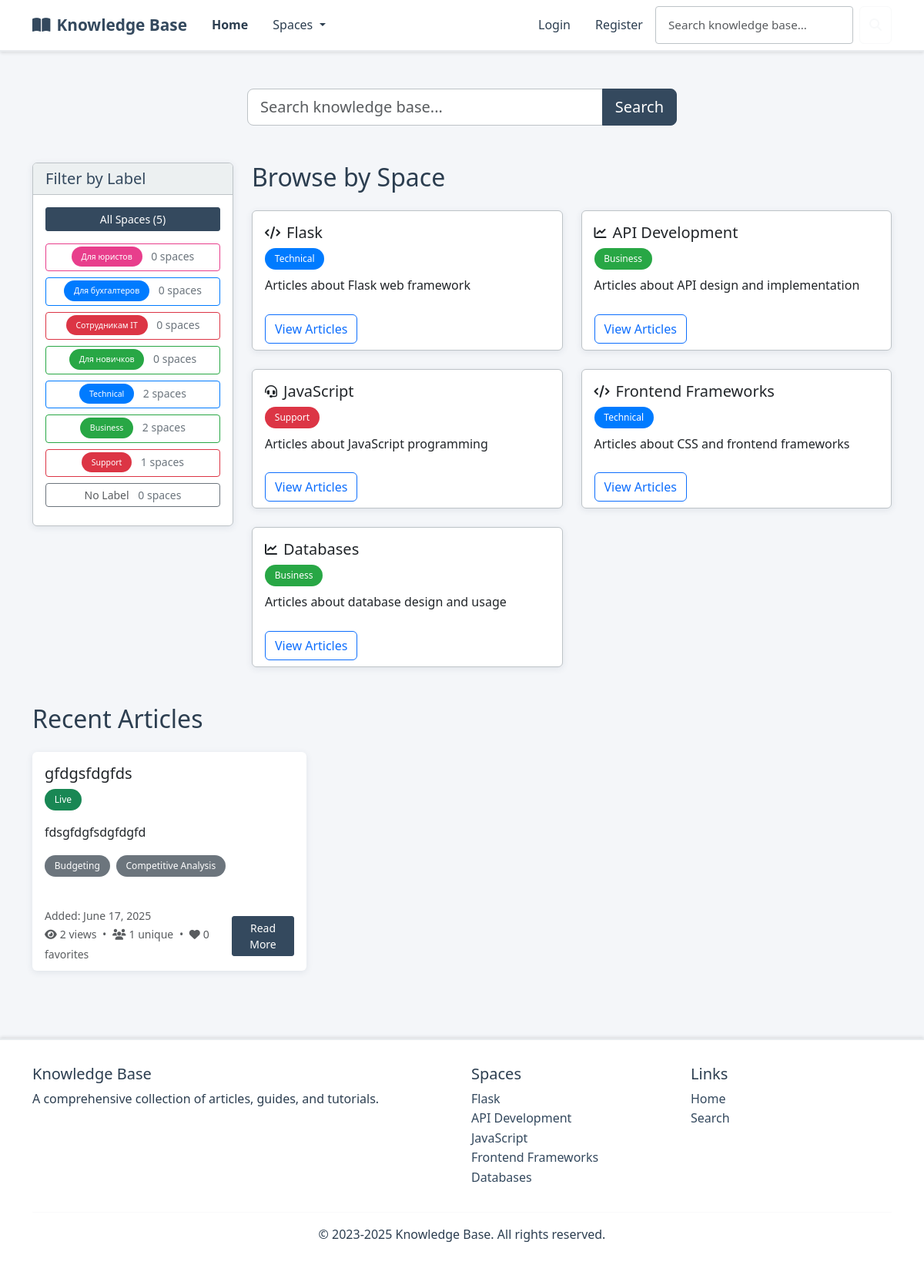
The page / on the database its author committed.
### kb/models.py (models this page shows, shortened)
class Label(models.Model):
    COLOR_CHOICES = [
        ('#007bff', 'Blue'),
        ('#28a745', 'Green'),
        ('#dc3545', 'Red'),
        ('#ffc107', 'Yellow'),
        ('#6f42c1', 'Purple'),
        ('#fd7e14', 'Orange'),
        ('#20c997', 'Teal'),
        ('#e83e8c', 'Pink'),
        ('#6c757d', 'Gray'),
        ('#17a2b8', 'Cyan'),
    ]
    name = models.CharField(max_length=50)
    color = models.CharField(max_length=7, choices=COLOR_CHOICES, default='#007bff')
    class Meta:
        verbose_name_plural = "Labels"

class Space(models.Model):
    ICON_CHOICES = [
        ('fas fa-folder', 'Folder'),
        ('fas fa-book', 'Book'),
        ('fas fa-lightbulb', 'Lightbulb'),
        ('fas fa-cog', 'Settings'),
        ('fas fa-rocket', 'Rocket'),
        ('fas fa-star', 'Star'),
        ('fas fa-heart', 'Heart'),
        ('fas fa-trophy', 'Trophy'),
        ('fas fa-graduation-cap', 'Education'),
        ('fas fa-code', 'Code'),
        ('fas fa-database', 'Database'),
        ('fas fa-shield-alt', 'Security'),
        ('fas fa-users', 'Team'),
        ('fas fa-chart-line', 'Analytics'),
        ('fas fa-puzzle-piece', 'Puzzle'),
        ('fas fa-tools', 'Tools'),
        ('fas fa-globe', 'Global'),
        ('fas fa-mobile-alt', 'Mobile'),
        ('fas fa-cloud', 'Cloud'),
        ('fas fa-fire', 'Fire'),
    ]
    name = models.CharField(max_length=100)
    description = models.TextField()
    label = models.ForeignKey(Label, on_delete=models.SET_NULL, null=True, blank=True, related_name='spaces')
    icon = models.CharField(max_length=50, choices=ICON_CHOICES, default='fas fa-folder')
    class Meta:
        verbose_name_plural = "Spaces"

class Article(models.Model):
    STATUS_CHOICES = [
        ('draft', 'Draft'),
        ('live', 'Live'),
        ('archive', 'Archive'),
    ]
    title = models.CharField(max_length=200)
    summary = models.TextField()
    space = models.ForeignKey(Space, on_delete=models.CASCADE, related_name='articles')
    author = models.ForeignKey(User, on_delete=models.CASCADE, related_name='articles', null=True, blank=True)
    status = models.CharField(max_length=10, choices=STATUS_CHOICES, default='draft')
    tags = models.ManyToManyField(Tag, blank=True, related_name='articles')
    legacy_tags = models.JSONField(default=list, help_text="Legacy tags for backward compatibility")
    created_at = models.DateField(default=timezone.now)
    updated_at = models.DateField(default=timezone.now)
    def get_favorites_count(self):
        return self.favorites.count()
    def get_view_count(self):
        return self.views.count()
    def get_unique_view_count(self):
        user_views = self.views.filter(user__isnull=False).values('user').distinct().count()
        anonymous_views = self.views.filter(user__isnull=True).values('ip_address').distinct().count()
        return user_views + anonymous_views

class Tag(models.Model):
    name = models.CharField(max_length=50)
    description = models.TextField(blank=True)
    category = models.ForeignKey(TagCategory, on_delete=models.CASCADE, related_name='tags')
    color = models.CharField(max_length=7, choices=Label.COLOR_CHOICES, default='#e9ecef')
    usage_count = models.PositiveIntegerField(default=0, help_text="Number of articles using this tag")
    created_at = models.DateTimeField(auto_now_add=True)
    updated_at = models.DateTimeField(auto_now=True)
    class Meta:
        ordering = ['category__group__name', 'category__name', 'name']
        unique_together = ['name', 'category']
        verbose_name = "Tag"
        verbose_name_plural = "Tags"

### kb/views.py (the view)
# urls.py: path('', views.index, name='index'),
def index(request):
    spaces = Space.objects.select_related('label').all()
    labels = Label.objects.all()
    if request.user.is_authenticated:
        latest_articles = Article.objects.filter(
            Q(status='live') |
            Q(status='draft', author=request.user)
        ).order_by('-created_at')[:5]
    else:
        latest_articles = Article.objects.filter(status='live').order_by('-created_at')[:5]
    for article in latest_articles:
        article.view_count = article.get_view_count()
        article.unique_view_count = article.get_unique_view_count()
        article.favorites_count = article.get_favorites_count()
        if request.user.is_authenticated:
            article.is_read = article.is_read_by_user(request.user)
            article.is_favorited = article.is_favorited_by_user(request.user)
            article.is_read_later = article.is_read_later_by_user(request.user)
    context = {
        'spaces': spaces,
        'labels': labels,
        'recent_articles': latest_articles,
        'title': 'Knowledge Base Home'
    }
    return render(request, 'index.html', context)

### templates/index.html (shortened to what this page needs)
{% extends 'layout.html' %}
{% block content %}
<div class="row mb-5">
    <div class="col-12">
        <div class="mt-4">
            <form action="{% url 'search' %}" method="get" class="d-flex justify-content-center">
                <div class="col-md-6">
                    <div class="input-group input-group-lg">
                        <input class="form-control" type="search" placeholder="Search knowledge base..." aria-label="Search" name="q">
                        <button class="btn btn-primary" type="submit">Search</button>
                    </div>
                </div>
            </form>
        </div>
    </div>
</div>
<div class="row">
    <div class="col-md-3">
        <div class="card mb-4">
            <div class="card-header">
                <h5 class="mb-0">Filter by Label</h5>
            </div>
            <div class="card-body">
                <div class="mb-3">
                    <button type="button" class="btn btn-outline-secondary btn-sm w-100 label-filter" data-label="all">
                    </button>
                </div>
                {% for label in labels %}
                <div class="mb-2">
                    <button type="button" class="btn btn-outline-secondary btn-sm w-100 label-filter"
                            data-label="{{ label.id }}"
                            style="border-color: {{ label.color }};">
                        <span class="badge me-2" style="background-color: {{ label.color }}; color: white;">{{ label.name }}</span>
                        <span class="label-count" data-label-id="{{ label.id }}">0</span> spaces
                    </button>
                </div>
                {% endfor %}
                <div class="mb-2">
                    <button type="button" class="btn btn-outline-secondary btn-sm w-100 label-filter" data-label="none">
                        <span class="text-muted me-2">No Label</span>
                        <span class="label-count" data-label-id="none">0</span> spaces
                    </button>
                </div>
            </div>
        </div>
    </div>
    <div class="col-md-9">
        <section class="mb-5">
            <h2 class="mb-4">Browse by Space</h2>
            <div class="row row-cols-1 row-cols-md-2 g-4" id="spaces-container">
                {% for space in spaces %}
                <div class="col space-item" data-label-id="{% if space.label %}{{ space.label.id }}{% else %}none{% endif %}">
                    <div class="card space-card h-100">
                        <div class="card-body">
                            <div class="d-flex align-items-center mb-2">
                                {% if space.icon %}
                                <i class="{{ space.icon }} me-2"></i>
                                {% endif %}
                                <h5 class="card-title mb-0">{{ space.name }}</h5>
                            </div>
                            {% if space.label %}
                            <span class="badge mb-2" style="background-color: {{ space.label.color }}; color: white;">{{ space.label.name }}</span>
                            {% endif %}
                            <p class="card-text">{{ space.description }}</p>
                        </div>
                        <div class="card-footer bg-transparent border-0">
                            <a href="{% url 'space_detail' space_id=space.id %}" class="btn btn-outline-primary">View Articles</a>
                        </div>
                    </div>
                </div>
                {% endfor %}
            </div>
        </section>
    </div>
</div>
<section>
    <h2 class="mb-4">Recent Articles</h2>
    <div class="row row-cols-1 row-cols-md-3 g-4">
        {% for article in recent_articles %}
        <div class="col">
            <div class="card article-card h-100">
                <div class="card-body">
                    <div class="d-flex justify-content-between align-items-start mb-2">
                        <div>
                            <h5 class="card-title">{{ article.title }}</h5>
                            <div class="mb-2">
                                {% if article.status == 'draft' %}
                                <span class="badge bg-warning text-dark me-1">Draft</span>
                                {% elif article.status == 'live' %}
                                <span class="badge bg-success me-1">Live</span>
                                {% elif article.status == 'archive' %}
                                <span class="badge bg-secondary me-1">Archive</span>
                                {% endif %}
                            </div>
                        </div>
                    </div>
                    <p class="card-text">{{ article.summary }}</p>
                    <div class="mb-3">
                        {% for tag in article.tags.all %}
                        <span class="badge bg-secondary me-1">{{ tag.name }}</span>
                        {% endfor %}
                    </div>
                </div>
                <div class="card-footer bg-transparent border-0">
                    <div class="d-flex justify-content-between align-items-center">
                        <div>
                            <small class="text-muted d-block">Added: {{ article.created_at }}</small>
                            <small class="text-muted">
                                <i class="fas fa-eye me-1"></i>{{ article.view_count }} views
                                <span class="mx-1">•</span>
                                <i class="fas fa-users me-1"></i>{{ article.unique_view_count }} unique
                                <span class="mx-1">•</span>
                                <i class="fas fa-heart me-1"></i>{{ article.favorites_count }} favorites
                            </small>
                        </div>
                        <a href="{% url 'article_detail' article_id=article.id %}" class="btn btn-sm btn-primary">Read More</a>
                    </div>
                </div>
            </div>
        </div>
        {% endfor %}
    </div>
</section>
{% endblock %}

### templates/layout.html (shortened to what this page needs)
{% load static %}
<!DOCTYPE html>
<html lang="en">
<head>
    <link href="https://cdn.jsdelivr.net/npm/bootstrap@5.3.0/dist/css/bootstrap.min.css" rel="stylesheet">
    <link rel="stylesheet" href="https://cdnjs.cloudflare.com/ajax/libs/font-awesome/6.4.0/css/all.min.css">
    <link rel="stylesheet" href="https://cdnjs.cloudflare.com/ajax/libs/highlight.js/11.7.0/styles/github-dark.min.css">
    <link rel="stylesheet" href="{% static 'css/custom.css' %}">
</head>
<body>
    <nav class="navbar navbar-expand-lg" style="background-color: #ffffff; border-bottom: 2px solid #e9ecef; box-shadow: 0 2px 4px rgba(0,0,0,0.1);">
        <div class="container">
            <a class="navbar-brand" href="{% url 'index' %}">
                <i class="fas fa-book-open me-2"></i>Knowledge Base
            </a>
            <div class="collapse navbar-collapse" id="navbarMain">
                <ul class="navbar-nav me-auto">
                    <li class="nav-item">
                        <a class="nav-link {% if request.path == '/' %}active{% endif %}" href="{% url 'index' %}">Home</a>
                    </li>
                    <li class="nav-item dropdown">
                        <a class="nav-link dropdown-toggle" href="#" id="spacesDropdown" role="button" data-bs-toggle="dropdown" aria-expanded="false">
                            Spaces
                        </a>
                    </li>
                </ul>
                <ul class="navbar-nav ms-auto">
                    {% if user.is_authenticated %}
                    <li class="nav-item dropdown">
                        <a class="nav-link dropdown-toggle" href="#" id="userDropdown" role="button" data-bs-toggle="dropdown" aria-expanded="false">
                            <i class="fas fa-user me-1"></i>{{ user.username }}
                        </a>
                        <ul class="dropdown-menu dropdown-menu-end" aria-labelledby="userDropdown">
                            <li><a class="dropdown-item" href="{% url 'logout' %}">Logout</a></li>
                        </ul>
                    </li>
                    {% else %}
                    <li class="nav-item">
                        <a class="nav-link {% if request.path == '/login/' %}active{% endif %}" href="{% url 'login' %}">Login</a>
                    </li>
                    <li class="nav-item">
                        <a class="nav-link {% if request.path == '/register/' %}active{% endif %}" href="{% url 'register' %}">Register</a>
                    </li>
                    {% endif %}
                </ul>
                <div class="d-flex position-relative">
                    <form id="searchForm" class="d-flex" action="{% url 'search' %}" method="get">
                        <input id="searchInput" class="form-control me-2" type="search" placeholder="Search knowledge base..." aria-label="Search" name="q">
                        <button class="btn btn-outline-light" type="submit">
                            <i class="fas fa-search"></i>
                        </button>
                    </form>
                </div>
            </div>
        </div>
    </nav>
    <main class="container py-4">
        {% block content %}{% endblock %}
    </main>
    <footer class="footer">
        <div class="container">
            <div class="row">
                <div class="col-md-6">
                    <h5>Knowledge Base</h5>
                    <p>A comprehensive collection of articles, guides, and tutorials.</p>
                </div>
                <div class="col-md-3">
                    <h5>Spaces</h5>
                    <ul class="list-unstyled">
                        {% for space in spaces %}
                        <li><a href="{% url 'space_detail' space_id=space.id %}" class="text-decoration-none" style="color: var(--primary-corporate);">{{ space.name }}</a></li>
                        {% endfor %}
                    </ul>
                </div>
                <div class="col-md-3">
                    <h5>Links</h5>
                    <ul class="list-unstyled">
                        <li><a href="{% url 'index' %}" class="text-decoration-none" style="color: var(--primary-corporate);">Home</a></li>
                        <li><a href="{% url 'search' %}" class="text-decoration-none" style="color: var(--primary-corporate);">Search</a></li>
                    </ul>
                </div>
            </div>
            <hr style="border-color: #e9ecef;">
            <div class="text-center">
                <p>&copy; 2023-2025 Knowledge Base. All rights reserved.</p>
            </div>
        </div>
    </footer>
</body>
</html>

### rows shown on the page
Label: name "Для юристов"
Label: name "Для бухгалтеров"
Label: name "Сотрудникам IT"
Label: name "Для новичков"
Label: name "Technical"
Label: name "Business"
Label: name "Support"
Space: name "Flask", label.name "Technical", description "Articles about Flask web framework"
Space: name "API Development", label.name "Business", description "Articles about API design and implementation"
Space: name "JavaScript", label.name "Support", description "Articles about JavaScript programming"
Space: name "Frontend Frameworks", label.name "Technical", description "Articles about CSS and frontend frameworks"
Space: name "Databases", label.name "Business", description "Articles about database design and usage"
Article: title "gfdgsfdgfds", status "Live", summary "fdsgfdgfsdgfdgfd", created_at "June 17, 2025", view_count "2", unique_view_count "1", favorites_count "0"
Tag: name "Budgeting"
Tag: name "Competitive Analysis"
